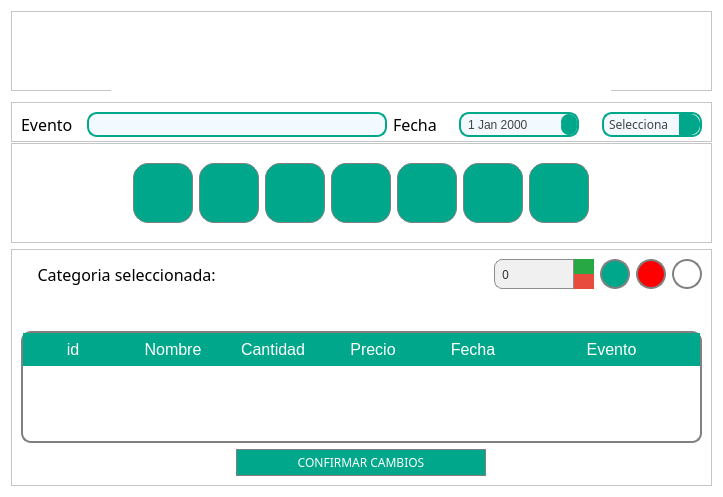
<?xml version="1.0" encoding="UTF-8"?>
<ui version="4.0">
 <class>Dialog</class>
 <widget class="QDialog" name="Dialog">
  <property name="geometry">
   <rect>
    <x>0</x>
    <y>0</y>
    <width>723</width>
    <height>497</height>
   </rect>
  </property>
  <property name="windowTitle">
   <string>Dialog</string>
  </property>
  <property name="styleSheet">
   <string notr="true">background-color: rgb(255, 255, 255);</string>
  </property>
  <layout class="QVBoxLayout" name="verticalLayout">
   <item>
    <widget class="QSplitter" name="splitter">
     <property name="orientation">
      <enum>Qt::Horizontal</enum>
     </property>
     <widget class="QFrame" name="frame">
      <property name="minimumSize">
       <size>
        <width>0</width>
        <height>80</height>
       </size>
      </property>
      <property name="maximumSize">
       <size>
        <width>16777215</width>
        <height>80</height>
       </size>
      </property>
      <property name="styleSheet">
       <string notr="true"/>
      </property>
      <property name="frameShape">
       <enum>QFrame::StyledPanel</enum>
      </property>
      <property name="frameShadow">
       <enum>QFrame::Raised</enum>
      </property>
      <layout class="QHBoxLayout" name="horizontalLayout_3">
       <item>
        <widget class="QLabel" name="label">
         <property name="enabled">
          <bool>true</bool>
         </property>
         <property name="minimumSize">
          <size>
           <width>400</width>
           <height>88</height>
          </size>
         </property>
         <property name="maximumSize">
          <size>
           <width>500</width>
           <height>500</height>
          </size>
         </property>
         <property name="styleSheet">
          <string notr="true">image: url(:/xy/small.png);</string>
         </property>
         <property name="text">
          <string/>
         </property>
        </widget>
       </item>
      </layout>
     </widget>
    </widget>
   </item>
   <item>
    <widget class="QFrame" name="frame_4">
     <property name="minimumSize">
      <size>
       <width>0</width>
       <height>40</height>
      </size>
     </property>
     <property name="maximumSize">
      <size>
       <width>16777215</width>
       <height>30</height>
      </size>
     </property>
     <property name="frameShape">
      <enum>QFrame::StyledPanel</enum>
     </property>
     <property name="frameShadow">
      <enum>QFrame::Raised</enum>
     </property>
     <layout class="QHBoxLayout" name="horizontalLayout_5">
      <item>
       <widget class="QLabel" name="label_2">
        <property name="minimumSize">
         <size>
          <width>60</width>
          <height>25</height>
         </size>
        </property>
        <property name="maximumSize">
         <size>
          <width>60</width>
          <height>25</height>
         </size>
        </property>
        <property name="font">
         <font>
          <family>Questrial</family>
          <pointsize>12</pointsize>
         </font>
        </property>
        <property name="text">
         <string>Evento</string>
        </property>
       </widget>
      </item>
      <item>
       <widget class="QLineEdit" name="lineEvento">
        <property name="minimumSize">
         <size>
          <width>300</width>
          <height>25</height>
         </size>
        </property>
        <property name="maximumSize">
         <size>
          <width>300</width>
          <height>16777215</height>
         </size>
        </property>
        <property name="styleSheet">
         <string notr="true">background-color: rgba(240, 248, 255, 0.9); 
border: 2px solid rgba(1, 167, 138, 1);      
border-radius: 10px;                      
padding: 5px;
color: rgba(34, 34, 34, 0.85);              
font-family: &quot;Questrial&quot;;
</string>
        </property>
       </widget>
      </item>
      <item>
       <widget class="QLabel" name="label_3">
        <property name="minimumSize">
         <size>
          <width>60</width>
          <height>25</height>
         </size>
        </property>
        <property name="maximumSize">
         <size>
          <width>60</width>
          <height>25</height>
         </size>
        </property>
        <property name="font">
         <font>
          <family>Questrial</family>
          <pointsize>12</pointsize>
         </font>
        </property>
        <property name="text">
         <string>Fecha</string>
        </property>
       </widget>
      </item>
      <item>
       <widget class="QDateEdit" name="dateEdit">
        <property name="minimumSize">
         <size>
          <width>120</width>
          <height>25</height>
         </size>
        </property>
        <property name="maximumSize">
         <size>
          <width>120</width>
          <height>25</height>
         </size>
        </property>
        <property name="styleSheet">
         <string notr="true">QDateEdit {
    background-color: rgba(240, 248, 255, 0.9);
    border: 2px solid rgba(1, 167, 138, 1);
    border-radius: 10px;
    padding: 5px;
    color: rgba(34, 34, 34, 0.85);
    font-family: &quot;Questrial&quot;;
}

QDateEdit::drop-down {
    subcontrol-origin: padding;
    subcontrol-position: top right;
    width: 20px;
    border-left: 1px solid rgba(1, 167, 138, 1);
    background-color: rgba(1, 167, 138, 1);
    border-top-right-radius: 10px;
    border-bottom-right-radius: 10px;
}

QDateEdit::up-button, QDateEdit::down-button {
    width: 16px;
    height: 16px;
    border: none;
    background-color: rgba(1, 167, 138, 1);
    border-radius: 8px;
    padding: 0px;
}

QDateEdit::up-arrow {
    width: 10px;
    height: 10px;
}

QDateEdit::down-arrow {
    width: 10px;
    height: 10px;
}

QDateEdit:hover {
    background-color: rgba(1, 167, 138, 0.1);
    border: 2px solid rgba(1, 167, 138, 0.8);
}

QDateEdit:focus {
    background-color: rgba(1, 167, 138, 0.2);
    border: 2px solid rgba(1, 167, 138, 1);
    color: rgba(34, 34, 34, 1);
}

QDateEdit:disabled {
    background-color: rgba(240, 248, 255, 0.6);
    color: rgba(150, 150, 150, 1);
    border: 2px solid rgba(200, 200, 200, 0.8);
}
</string>
        </property>
       </widget>
      </item>
      <item>
       <spacer name="horizontalSpacer">
        <property name="orientation">
         <enum>Qt::Horizontal</enum>
        </property>
        <property name="sizeHint" stdset="0">
         <size>
          <width>40</width>
          <height>20</height>
         </size>
        </property>
       </spacer>
      </item>
      <item>
       <widget class="QComboBox" name="comboBox">
        <property name="minimumSize">
         <size>
          <width>100</width>
          <height>25</height>
         </size>
        </property>
        <property name="maximumSize">
         <size>
          <width>100</width>
          <height>25</height>
         </size>
        </property>
        <property name="font">
         <font>
          <family>Questrial</family>
         </font>
        </property>
        <property name="styleSheet">
         <string notr="true">QComboBox {
    background-color: rgba(240, 248, 255, 0.9);
    border: 2px solid rgba(1, 167, 138, 1);
    border-radius: 10px;
    padding: 5px;
    color: rgba(34, 34, 34, 0.85);
    font-family: &quot;Questrial&quot;;
}

QComboBox::drop-down {
    subcontrol-origin: padding;
    subcontrol-position: top right;
    width: 20px;
    border-left: 1px solid rgba(1, 167, 138, 1);
    background-color: rgba(1, 167, 138, 1);
    border-top-right-radius: 10px;
    border-bottom-right-radius: 10px;
}

QComboBox:hover {
    background-color: rgba(1, 167, 138, 0.1);
    border: 2px solid rgba(1, 167, 138, 0.8);
}

QComboBox:focus {
    background-color: rgba(1, 167, 138, 0.2);
    border: 2px solid rgba(1, 167, 138, 1);
    color: rgba(34, 34, 34, 1);
}

QComboBox:disabled {
    background-color: rgba(240, 248, 255, 0.6);
    color: rgba(150, 150, 150, 1);
    border: 2px solid rgba(200, 200, 200, 0.8);
}
</string>
        </property>
        <item>
         <property name="text">
          <string>Selecciona</string>
         </property>
        </item>
        <item>
         <property name="text">
          <string>Gastos</string>
         </property>
        </item>
        <item>
         <property name="text">
          <string>Compras</string>
         </property>
        </item>
       </widget>
      </item>
     </layout>
    </widget>
   </item>
   <item>
    <widget class="QFrame" name="frame_2">
     <property name="minimumSize">
      <size>
       <width>0</width>
       <height>100</height>
      </size>
     </property>
     <property name="maximumSize">
      <size>
       <width>16777215</width>
       <height>100</height>
      </size>
     </property>
     <property name="frameShape">
      <enum>QFrame::StyledPanel</enum>
     </property>
     <property name="frameShadow">
      <enum>QFrame::Raised</enum>
     </property>
     <layout class="QHBoxLayout" name="horizontalLayout_4">
      <item>
       <layout class="QHBoxLayout" name="horizontalLayout_2">
        <item>
         <widget class="QPushButton" name="btnRefresco">
          <property name="sizePolicy">
           <sizepolicy hsizetype="Minimum" vsizetype="Fixed">
            <horstretch>0</horstretch>
            <verstretch>0</verstretch>
           </sizepolicy>
          </property>
          <property name="minimumSize">
           <size>
            <width>60</width>
            <height>60</height>
           </size>
          </property>
          <property name="maximumSize">
           <size>
            <width>60</width>
            <height>60</height>
           </size>
          </property>
          <property name="font">
           <font>
            <family>Segoe UI</family>
           </font>
          </property>
          <property name="layoutDirection">
           <enum>Qt::LeftToRight</enum>
          </property>
          <property name="styleSheet">
           <string notr="true">QPushButton {
	image: url(:/xy/refresco.png);
    background-color: rgba(1, 167, 138, 1);
    border: 1px solid gray;
    border-radius: 15px;
    padding: 4px;
    color: white;
    font-family: &quot;Segoe UI&quot;;
    text-align: center;
}

QPushButton:hover {
    background-color: rgba(1, 167, 138, 0.8);
    border: 2px solid rgba(1, 167, 138, 0.5);
    color: rgba(255, 255, 255, 0.9);
}

QPushButton:pressed {
    background-color: rgba(1, 167, 138, 0.6);
    border: 2px solid rgba(1, 167, 138, 0.4);
}
</string>
          </property>
          <property name="text">
           <string/>
          </property>
         </widget>
        </item>
        <item>
         <widget class="QPushButton" name="btnAlcohol">
          <property name="minimumSize">
           <size>
            <width>60</width>
            <height>60</height>
           </size>
          </property>
          <property name="maximumSize">
           <size>
            <width>60</width>
            <height>60</height>
           </size>
          </property>
          <property name="font">
           <font>
            <family>Segoe UI</family>
           </font>
          </property>
          <property name="styleSheet">
           <string notr="true">QPushButton {
	image: url(:/xy/alcohol.png);
    background-color: rgba(1, 167, 138, 1);
    border: 1px solid gray;
    border-radius: 15px;
    padding: 4px;
    color: white;
    font-family: &quot;Segoe UI&quot;;
    text-align: center;
}

QPushButton:hover {
    background-color: rgba(1, 167, 138, 0.8);
    border: 2px solid rgba(1, 167, 138, 0.5);
    color: rgba(255, 255, 255, 0.9);
}

QPushButton:pressed {
    background-color: rgba(1, 167, 138, 0.6);
    border: 2px solid rgba(1, 167, 138, 0.4);
}
</string>
          </property>
          <property name="text">
           <string/>
          </property>
         </widget>
        </item>
        <item>
         <widget class="QPushButton" name="btnVino">
          <property name="minimumSize">
           <size>
            <width>60</width>
            <height>60</height>
           </size>
          </property>
          <property name="maximumSize">
           <size>
            <width>60</width>
            <height>60</height>
           </size>
          </property>
          <property name="styleSheet">
           <string notr="true">QPushButton {
	image: url(:/xy/botella-de-vino.png);
    background-color: rgba(1, 167, 138, 1);
    border: 1px solid gray;
    border-radius: 15px;
    padding: 4px;
    color: white;
    font-family: &quot;Segoe UI&quot;;
    text-align: center;
}

QPushButton:hover {
    background-color: rgba(1, 167, 138, 0.8);
    border: 2px solid rgba(1, 167, 138, 0.5);
    color: rgba(255, 255, 255, 0.9);
}

QPushButton:pressed {
    background-color: rgba(1, 167, 138, 0.6);
    border: 2px solid rgba(1, 167, 138, 0.4);
}
</string>
          </property>
          <property name="text">
           <string/>
          </property>
         </widget>
        </item>
        <item>
         <widget class="QPushButton" name="btnCava">
          <property name="minimumSize">
           <size>
            <width>60</width>
            <height>60</height>
           </size>
          </property>
          <property name="maximumSize">
           <size>
            <width>60</width>
            <height>60</height>
           </size>
          </property>
          <property name="font">
           <font>
            <family>Segoe UI</family>
           </font>
          </property>
          <property name="styleSheet">
           <string notr="true">QPushButton {
	image: url(:/xy/champagne.png);
    background-color: rgba(1, 167, 138, 1);
    border: 1px solid gray;
    border-radius: 15px;
    padding: 4px;
    color: white;
    font-family: &quot;Segoe UI&quot;;
    text-align: center;
}

QPushButton:hover {
    background-color: rgba(1, 167, 138, 0.8);
    border: 2px solid rgba(1, 167, 138, 0.5);
    color: rgba(255, 255, 255, 0.9);
}

QPushButton:pressed {
    background-color: rgba(1, 167, 138, 0.6);
    border: 2px solid rgba(1, 167, 138, 0.4);
}
</string>
          </property>
          <property name="text">
           <string/>
          </property>
         </widget>
        </item>
        <item>
         <widget class="QPushButton" name="btnCerveza">
          <property name="minimumSize">
           <size>
            <width>60</width>
            <height>60</height>
           </size>
          </property>
          <property name="maximumSize">
           <size>
            <width>60</width>
            <height>60</height>
           </size>
          </property>
          <property name="font">
           <font>
            <family>Segoe UI</family>
           </font>
          </property>
          <property name="styleSheet">
           <string notr="true">QPushButton {
	image: url(:/xy/cerveza.png);
    background-color: rgba(1, 167, 138, 1);
    border: 1px solid gray;
    border-radius: 15px;
    padding: 4px;
    color: white;
    font-family: &quot;Segoe UI&quot;;
    text-align: center;
}

QPushButton:hover {
    background-color: rgba(1, 167, 138, 0.8);
    border: 2px solid rgba(1, 167, 138, 0.5);
    color: rgba(255, 255, 255, 0.9);
}

QPushButton:pressed {
    background-color: rgba(1, 167, 138, 0.6);
    border: 2px solid rgba(1, 167, 138, 0.4);
}
</string>
          </property>
          <property name="text">
           <string/>
          </property>
         </widget>
        </item>
        <item>
         <widget class="QPushButton" name="btnAgua">
          <property name="minimumSize">
           <size>
            <width>60</width>
            <height>60</height>
           </size>
          </property>
          <property name="maximumSize">
           <size>
            <width>60</width>
            <height>60</height>
           </size>
          </property>
          <property name="font">
           <font>
            <family>Segoe UI</family>
           </font>
          </property>
          <property name="styleSheet">
           <string notr="true">QPushButton {
	image: url(:/xy/agua.png);
    background-color: rgba(1, 167, 138, 1);
    border: 1px solid gray;
    border-radius: 15px;
    padding: 4px;
    color: white;
    font-family: &quot;Segoe UI&quot;;
    text-align: center;
}

QPushButton:hover {
    background-color: rgba(1, 167, 138, 0.8);
    border: 2px solid rgba(1, 167, 138, 0.5);
    color: rgba(255, 255, 255, 0.9);
}

QPushButton:pressed {
    background-color: rgba(1, 167, 138, 0.6);
    border: 2px solid rgba(1, 167, 138, 0.4);
}
</string>
          </property>
          <property name="text">
           <string/>
          </property>
         </widget>
        </item>
        <item>
         <widget class="QPushButton" name="btnZumo">
          <property name="minimumSize">
           <size>
            <width>60</width>
            <height>60</height>
           </size>
          </property>
          <property name="maximumSize">
           <size>
            <width>60</width>
            <height>60</height>
           </size>
          </property>
          <property name="styleSheet">
           <string notr="true">QPushButton {
	image: url(:/xy/jugo.png);
    background-color: rgba(1, 167, 138, 1);
    border: 1px solid gray;
    border-radius: 15px;
    padding: 4px;
    color: white;
    font-family: &quot;Segoe UI&quot;;
    text-align: center;
}

QPushButton:hover {
    background-color: rgba(1, 167, 138, 0.8);
    border: 2px solid rgba(1, 167, 138, 0.5);
    color: rgba(255, 255, 255, 0.9);
}

QPushButton:pressed {
    background-color: rgba(1, 167, 138, 0.6);
    border: 2px solid rgba(1, 167, 138, 0.4);
}
</string>
          </property>
          <property name="text">
           <string/>
          </property>
         </widget>
        </item>
       </layout>
      </item>
     </layout>
    </widget>
   </item>
   <item>
    <widget class="QFrame" name="frame_3">
     <property name="frameShape">
      <enum>QFrame::StyledPanel</enum>
     </property>
     <property name="frameShadow">
      <enum>QFrame::Raised</enum>
     </property>
     <layout class="QVBoxLayout" name="verticalLayout_2">
      <item>
       <layout class="QHBoxLayout" name="horizontalLayout">
        <item>
         <widget class="QLabel" name="lbl">
          <property name="minimumSize">
           <size>
            <width>200</width>
            <height>0</height>
           </size>
          </property>
          <property name="maximumSize">
           <size>
            <width>200</width>
            <height>16777215</height>
           </size>
          </property>
          <property name="font">
           <font>
            <family>Questrial</family>
            <pointsize>12</pointsize>
           </font>
          </property>
          <property name="text">
           <string>    Categoria seleccionada:</string>
          </property>
         </widget>
        </item>
        <item>
         <widget class="QLabel" name="lblCategoria">
          <property name="font">
           <font>
            <family>Questrial</family>
            <pointsize>12</pointsize>
           </font>
          </property>
          <property name="text">
           <string/>
          </property>
          <property name="alignment">
           <set>Qt::AlignCenter</set>
          </property>
         </widget>
        </item>
        <item>
         <widget class="QLabel" name="lblEstado">
          <property name="minimumSize">
           <size>
            <width>100</width>
            <height>30</height>
           </size>
          </property>
          <property name="maximumSize">
           <size>
            <width>100</width>
            <height>30</height>
           </size>
          </property>
          <property name="font">
           <font>
            <family>Questrial</family>
            <pointsize>12</pointsize>
           </font>
          </property>
          <property name="layoutDirection">
           <enum>Qt::RightToLeft</enum>
          </property>
          <property name="text">
           <string/>
          </property>
         </widget>
        </item>
        <item>
         <widget class="QSpinBox" name="spinBox">
          <property name="minimumSize">
           <size>
            <width>100</width>
            <height>25</height>
           </size>
          </property>
          <property name="maximumSize">
           <size>
            <width>100</width>
            <height>16777215</height>
           </size>
          </property>
          <property name="font">
           <font>
            <family>Questrial</family>
           </font>
          </property>
          <property name="styleSheet">
           <string notr="true">QSpinBox {
    background-color: #F0F0F0;
    border: 1px solid #8E8E8E;
    border-radius: 8px;
    padding: 5px;
    font-family: 'Questrial', sans-serif; 
    color: #333333;
}

QSpinBox::up-button {
    subcontrol-origin: border;
    subcontrol-position: top right;
    width: 20px;
    background-color: #28a745; 
    border-left: 1px solid #8E8E8E;
    border-radius: 0px 8px 0px 0px;
}

QSpinBox::down-button {
    subcontrol-origin: border;
    subcontrol-position: bottom right;
    width: 20px;
    background-color: #E74C3C;
    border-left: 1px solid #8E8E8E;
    border-radius: 0px 0px 8px 0px;
}

QSpinBox::up-arrow {
    image: url(:/icons/up_arrow.png);
    width: 10px;
    height: 10px;
}

QSpinBox::down-arrow {
    image: url(:/icons/down_arrow.png);
    width: 10px;
    height: 10px;
}

QSpinBox::up-button:pressed {
    background-color: #218838;
}

QSpinBox::down-button:pressed {
    background-color: #C0392B;
}
</string>
          </property>
         </widget>
        </item>
        <item>
         <widget class="QPushButton" name="btnAgregar">
          <property name="minimumSize">
           <size>
            <width>30</width>
            <height>30</height>
           </size>
          </property>
          <property name="maximumSize">
           <size>
            <width>30</width>
            <height>30</height>
           </size>
          </property>
          <property name="styleSheet">
           <string notr="true">QPushButton {
    background-color: rgba(1, 167, 138, 1);
    border: 2px solid gray;
    border-radius: 15px;
    padding: 4px;
    color: white;
    font-family: &quot;Segoe UI&quot;;
    text-align: center;
    width: 40px;
    height: 40px;
}

QPushButton:hover {
    background-color: rgba(1, 167, 138, 0.8);
    border: 2px solid rgba(1, 167, 138, 0.5);
    color: rgba(255, 255, 255, 0.9);
}

QPushButton:pressed {
    background-color: rgba(1, 167, 138, 0.6);
    border: 2px solid rgba(1, 167, 138, 0.4);
}
</string>
          </property>
          <property name="text">
           <string/>
          </property>
          <property name="icon">
           <iconset resource="../recursos/imagenes.qrc">
            <normaloff>:/xy/agregar.png</normaloff>:/xy/agregar.png</iconset>
          </property>
         </widget>
        </item>
        <item>
         <widget class="QPushButton" name="btnRestar">
          <property name="minimumSize">
           <size>
            <width>30</width>
            <height>30</height>
           </size>
          </property>
          <property name="maximumSize">
           <size>
            <width>30</width>
            <height>30</height>
           </size>
          </property>
          <property name="styleSheet">
           <string notr="true">QPushButton {
    background-color: rgba(255, 0, 0, 1);
    border: 2px solid gray;
    border-radius: 15px;
    padding: 4px;
    color: white;
    font-family: &quot;Segoe UI&quot;;
    text-align: center;
    width: 40px;
    height: 40px;
}

QPushButton:hover {
    background-color: rgba(255, 0, 0, 0.8);
    border: 2px solid rgba(255, 0, 0, 0.5);
    color: rgba(255, 255, 255, 0.9);
}

QPushButton:pressed {
    background-color: rgba(255, 0, 0, 0.6);
    border: 2px solid rgba(255, 0, 0, 0.4);
}
</string>
          </property>
          <property name="text">
           <string/>
          </property>
          <property name="icon">
           <iconset resource="../recursos/imagenes.qrc">
            <normaloff>:/xy/boton-menos.png</normaloff>:/xy/boton-menos.png</iconset>
          </property>
         </widget>
        </item>
        <item>
         <widget class="QPushButton" name="btnEliminar">
          <property name="minimumSize">
           <size>
            <width>30</width>
            <height>30</height>
           </size>
          </property>
          <property name="maximumSize">
           <size>
            <width>30</width>
            <height>30</height>
           </size>
          </property>
          <property name="styleSheet">
           <string notr="true">QPushButton {
    background-color: white;
    border: 2px solid gray;
    border-radius: 15px;
    padding: 4px;
    color: white;
    font-family: &quot;Segoe UI&quot;;
    text-align: center;
    width: 40px;
    height: 40px;
}

QPushButton:hover {
    background-color: rgba(1, 167, 138, 0.8);
    border: 2px solid rgba(1, 167, 138, 0.5);
    color: rgba(255, 255, 255, 0.9);
}

QPushButton:pressed {
    background-color: rgba(1, 167, 138, 0.6);
    border: 2px solid rgba(1, 167, 138, 0.4);
}
</string>
          </property>
          <property name="text">
           <string/>
          </property>
          <property name="icon">
           <iconset>
            <normaloff>../recursos/basura.png</normaloff>../recursos/basura.png</iconset>
          </property>
          <property name="iconSize">
           <size>
            <width>30</width>
            <height>30</height>
           </size>
          </property>
         </widget>
        </item>
       </layout>
      </item>
      <item>
       <widget class="QLabel" name="lblMensaje">
        <property name="minimumSize">
         <size>
          <width>660</width>
          <height>30</height>
         </size>
        </property>
        <property name="maximumSize">
         <size>
          <width>700</width>
          <height>30</height>
         </size>
        </property>
        <property name="font">
         <font>
          <family>Questrial</family>
         </font>
        </property>
        <property name="styleSheet">
         <string notr="true">color: rgb(255, 0, 0);</string>
        </property>
        <property name="text">
         <string/>
        </property>
        <property name="alignment">
         <set>Qt::AlignCenter</set>
        </property>
       </widget>
      </item>
      <item>
       <widget class="QTableWidget" name="tableWidgetPreview">
        <property name="minimumSize">
         <size>
          <width>200</width>
          <height>0</height>
         </size>
        </property>
        <property name="font">
         <font>
          <family>Questrial</family>
          <pointsize>10</pointsize>
         </font>
        </property>
        <property name="styleSheet">
         <string notr="true">QTableWidget {
    background-color: rgba(255, 255, 255, 1);
    border: 2px solid gray;
    border-radius: 10px;
}

QTableWidget::item {
    padding: 5px;
    border: 1px solid lightgray;
}

QTableWidget::item:selected {
    background-color: rgba(1, 167, 138, 0.5);
    color: white;
}

QTableWidget::item:hover {
    background-color: rgba(1, 167, 138, 0.2);
}

QHeaderView::section {
    background-color: rgba(1, 167, 138, 1);
    color: white;
    font-size: 16px;
    padding: 5px;
    border: none;
}
</string>
        </property>
        <property name="lineWidth">
         <number>1</number>
        </property>
        <property name="sizeAdjustPolicy">
         <enum>QAbstractScrollArea::AdjustIgnored</enum>
        </property>
        <property name="showGrid">
         <bool>true</bool>
        </property>
        <attribute name="horizontalHeaderCascadingSectionResizes">
         <bool>false</bool>
        </attribute>
        <attribute name="horizontalHeaderMinimumSectionSize">
         <number>39</number>
        </attribute>
        <attribute name="horizontalHeaderStretchLastSection">
         <bool>true</bool>
        </attribute>
        <attribute name="verticalHeaderCascadingSectionResizes">
         <bool>false</bool>
        </attribute>
        <attribute name="verticalHeaderStretchLastSection">
         <bool>false</bool>
        </attribute>
        <column>
         <property name="text">
          <string>id</string>
         </property>
        </column>
        <column>
         <property name="text">
          <string>Nombre</string>
         </property>
        </column>
        <column>
         <property name="text">
          <string>Cantidad</string>
         </property>
        </column>
        <column>
         <property name="text">
          <string>Precio</string>
         </property>
        </column>
        <column>
         <property name="text">
          <string>Fecha</string>
         </property>
        </column>
        <column>
         <property name="text">
          <string>Evento</string>
         </property>
        </column>
       </widget>
      </item>
      <item alignment="Qt::AlignHCenter">
       <widget class="QPushButton" name="btnConfirmar">
        <property name="minimumSize">
         <size>
          <width>250</width>
          <height>0</height>
         </size>
        </property>
        <property name="maximumSize">
         <size>
          <width>250</width>
          <height>16777215</height>
         </size>
        </property>
        <property name="font">
         <font>
          <family>Questrial</family>
         </font>
        </property>
        <property name="toolTipDuration">
         <number>-4</number>
        </property>
        <property name="styleSheet">
         <string notr="true">QPushButton {
    background-color: rgba(1, 167, 138, 1);
    border: 1px solid gray;
    border-radius: 15px;
    padding: 4px;
    color: white;
    font-family: &quot;Questrial&quot;;
    text-align: center;
}

QPushButton:hover {
    background-color: rgba(1, 167, 138, 0.8);
    border: 2px solid rgba(1, 167, 138, 0.5);
    color: rgba(255, 255, 255, 0.9);
}

QPushButton:pressed {
    background-color: rgba(1, 167, 138, 0.6);
    border: 2px solid rgba(1, 167, 138, 0.4);
}
</string>
        </property>
        <property name="text">
         <string>CONFIRMAR CAMBIOS</string>
        </property>
       </widget>
      </item>
     </layout>
    </widget>
   </item>
  </layout>
 </widget>
 <resources>
  <include location="../recursos/imagenes.qrc"/>
 </resources>
 <connections/>
</ui>
